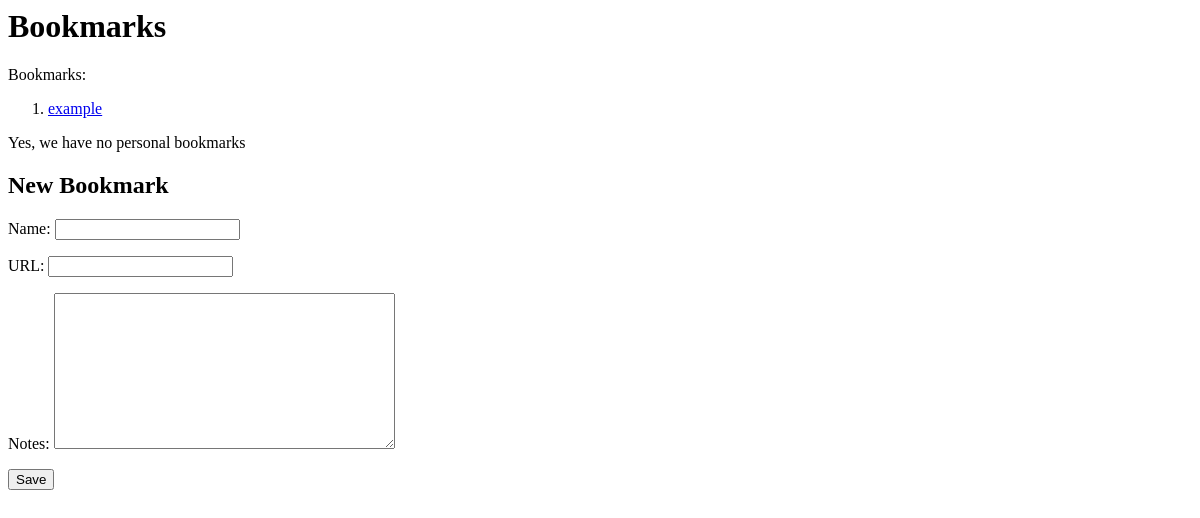
/bookmarks/, run on an earlier commit of the app's database.
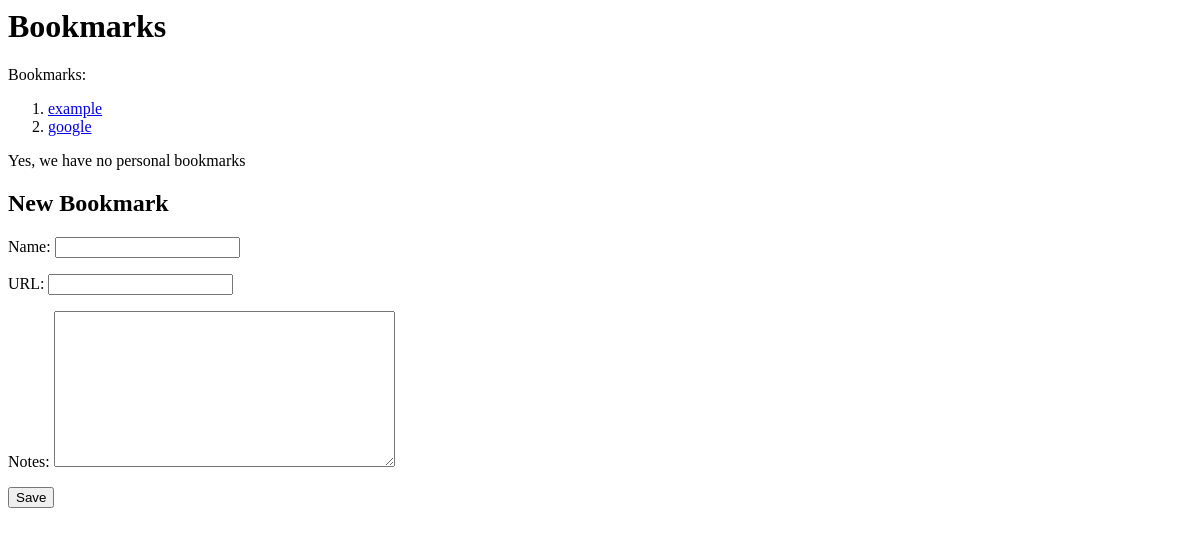
And on a later commit of the database.
### bookmarks/models.py (models this page shows)
class Bookmark(models.Model):
    id = models.UUIDField(primary_key=True, default=uuid4, editable=False)
    url = models.URLField('URL', unique=True)
    name = models.CharField(max_length=200)
    notes = models.TextField(blank=True)
    created_at = models.DateTimeField(auto_now_add=True)
    last_modified = models.DateTimeField(auto_now=True)

### bookmarks/views.py (the view)
# urls.py: path('', views.index, name='index')
def index(request):
    if request.method == 'POST':
        form = BookmarkForm(request.POST)
        if form.is_valid():
            form.save()
        else:
            pass
    context= {}
    pbid = PersonalBookmark.objects.values_list('id')
    context['bookmarks']= Bookmark.objects.exclude(id__in=pbid)
    if request.user.is_anonymous:
        context['personal_bookmarks'] = PersonalBookmark.objects.none()
    else:
        context['personal_bookmarks'] = PersonalBookmark.objects.filter(user=request.user)
    context['form'] = BookmarkForm
    return render(request, 'bookmarks/index.html', context)

### bookmarks/templates/bookmarks/index.html (shortened to what this page needs)
<h1>Bookmarks</h1>
{% if bookmarks %}
Bookmarks:
<ol>
    {% for bookmark in bookmarks %}
    <li><a href="{{ bookmark.url }}">{{ bookmark.name }}</a></li>
    {% endfor %}
</ol>
{% else %}
Yes, we have no bookmarks
{% endif %}
{% if personal_bookmarks %}
Personal Bookmarks:
<ol>
    {% for bookmark in personal_bookmarks %}
    <li><a href="{{ bookmark.url }}">{{ bookmark.name }}</a></li>
    {% endfor %}
</ol>
{% else %}
Yes, we have no personal bookmarks
{% endif %}
<h2>New Bookmark</h2>
<form method="POST" class="bookmark-form">
    {{ form.as_p }}
    <button type="submit" class="save btn btn-default">Save</button>
</form>

What changed in the data, as far as the page shows it:
added Bookmark: name "google"
